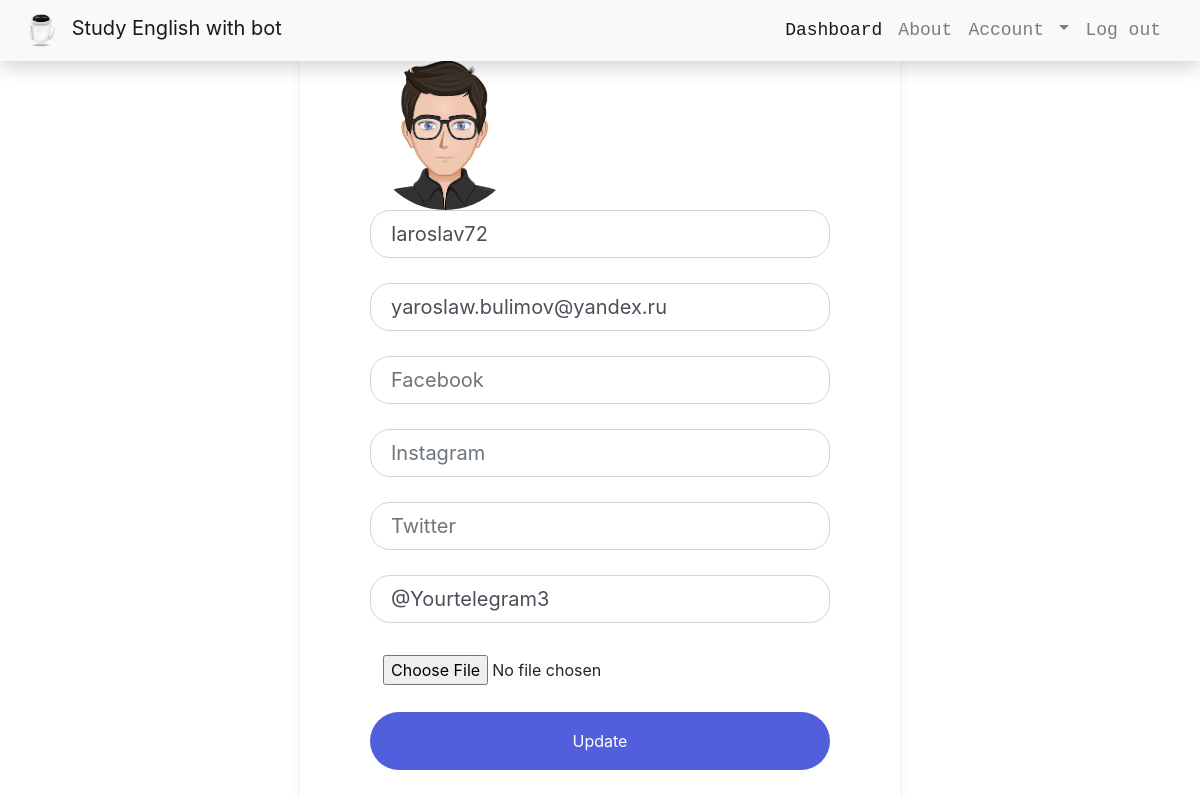
Before: /settings (signed in) with the older database file.
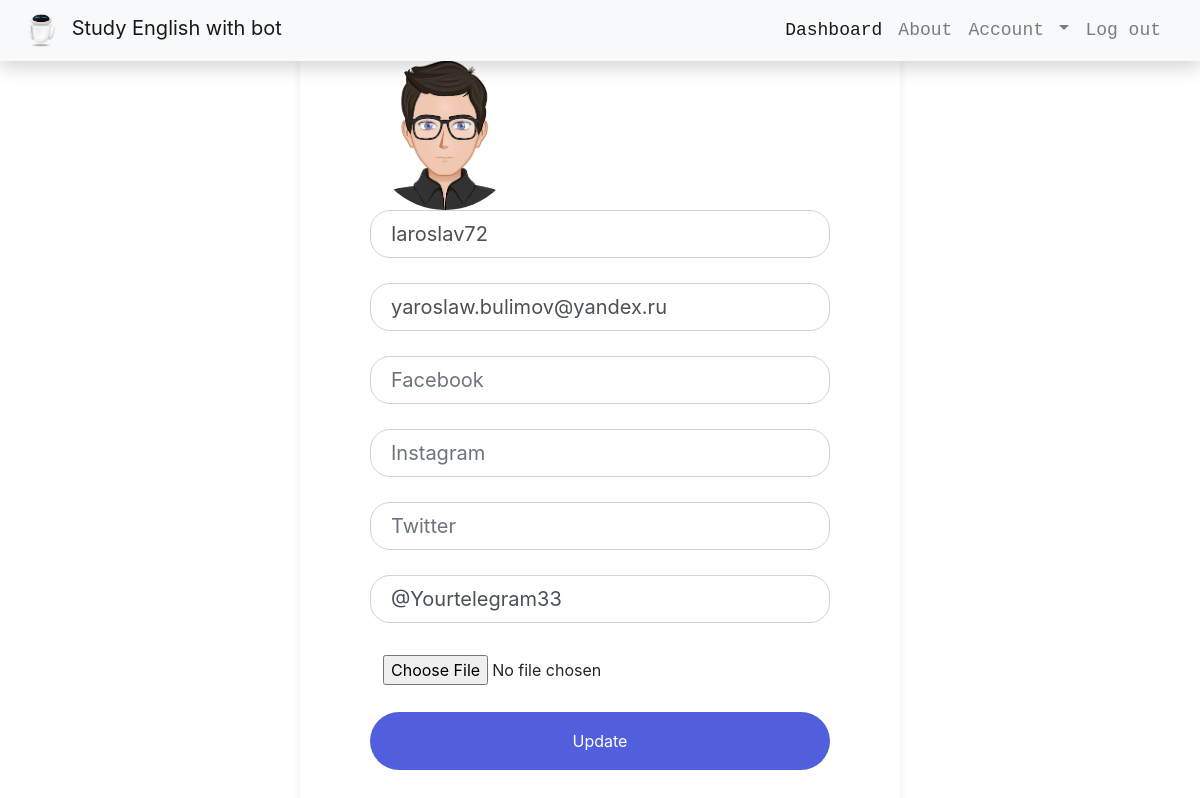
After: the same page with the newer database file.
### app/models.py (models this page shows, shortened)
class User(db.Model, UserMixin):
    id = db.Column(db.Integer, primary_key=True)
    name = db.Column(db.String(20), unique=True, nullable=False)
    email = db.Column(db.String(60), unique=True, nullable=False)
    img_file = db.Column(db.String(20), nullable=False, default="static/default.png")
    password = db.Column(db.String(60), nullable=False)
    words = db.relationship("Words", backref="author", lazy=True)
    instagram = db.Column(db.String(30), nullable=False, default="Your instagram")
    facebook = db.Column(db.String(30), nullable=False, default="Your facebook")
    twitter = db.Column(db.String(30), nullable=False, default="Your twitter")
    telegram_info = db.Column(db.String(30), nullable=False, default="@Yourtelegram")

### app/users/routes.py (the view)
@users.route("/settings", methods=["GET", "POST"])
@login_required
def settings():
    form = UpdateAccountForm()
    if form.validate_on_submit():
        current_user.name = form.name.data
        current_user.email = form.email.data
        current_user.telegram_info = form.telegram_info.data
        current_user.instagram = form.instagram.data
        current_user.twitter = form.twitter.data
        current_user.facebook = form.facebook.data
        db.session.commit()
        flash("Your account has been updated!", "success")
        return redirect(url_for("users.account"))
    elif request.method == "GET":
        form.name.data = current_user.name
        form.email.data = current_user.email
        form.telegram_info.data = current_user.telegram_info
    image_file = current_user.img_file
    return render_template("settings.html", title="Account", image_file=image_file, form=form)

### app/users/forms.py (shortened to what this page needs)
class UpdateAccountForm(FlaskForm):
    name = StringField("Name", validators=[DataRequired(),
                                           Length(min=2, max=20)])
    email = EmailField("Email", validators=[DataRequired()])
    picture = FileField("Update Profile Picture", validators=[FileAllowed(["jpg", "png"])])
    telegram_info = StringField("Telegram", validators=[DataRequired()])
    twitter = StringField("Twitter", validators=[DataRequired()])
    facebook = StringField("Facebook", validators=[DataRequired()])
    instagram = StringField("Instagram", validators=[DataRequired()])
    submit = SubmitField("Update")

### app/models.py (called while the page is built)
@login_manager.user_loader
def load_user(user_id):
    return User.query.get(int(user_id))

### app/templates/settings.html (shortened to what this page needs)
{% extends "layout.html" %}
{% block content %}
<div class="registration-form">
    <form method="POST" enctype="multipart/form-data">
            <img src="{{ image_file }}" alt="Admin" class="rounded-circle" width="150">
        <div class="form-group">
            {% if form.name.errors %}
            {{ form.name(class="form-control form-control-lg item is-invalid") }}
            <div class="invalid-feedback">
                {% for error in form.name.errors %}
                <span>{{ error }}</span>
                {% endfor %}
            </div>
            {% else %}
            {{ form.name(class="form-control form-control-lg item", placeholder="Username") }}
            {% endif %}
        </div>
        <div class="form-group">
            {% if form.email.errors %}
            {{ form.email(class="form-control form-control-lg item is-invalid") }}
            <div class="invalid-feedback">
                {% for error in form.email.errors %}
                <span>{{ error }}</span>
                {% endfor %}
            </div>
            {% else %}
            {{ form.email(class="form-control form-control-lg item", placeholder="Email") }}
            {% endif %}
        </div>
        <div class="form-group">
            {% if form.facebook.errors %}
            {{ form.facebook(class="form-control form-control-lg item is-invalid") }}
            <div class="invalid-feedback">
                {% for error in form.telegram.errors %}
                <span>{{ error }}</span>
                {% endfor %}
            </div>
            {% else %}
            {{ form.facebook(class="form-control form-control-lg item", placeholder="Facebook") }}
            {% endif %}
        </div>
        <div class="form-group">
            {% if form.instagram.errors %}
            {{ form.instagram(class="form-control form-control-lg item is-invalid") }}
            <div class="invalid-feedback">
                {% for error in form.telegram.errors %}
                <span>{{ error }}</span>
                {% endfor %}
            </div>
            {% else %}
            {{ form.instagram(class="form-control form-control-lg item", placeholder="Instagram") }}
            {% endif %}
        </div>
        <div class="form-group">
            {% if form.twitter.errors %}
            {{ form.twitter(class="form-control form-control-lg item is-invalid") }}
            <div class="invalid-feedback">
                {% for error in form.telegram.errors %}
                <span>{{ error }}</span>
                {% endfor %}
            </div>
            {% else %}
            {{ form.twitter(class="form-control form-control-lg item", placeholder="Twitter") }}
            {% endif %}
        </div>
        <div class="form-group">
            {% if form.telegram_info.errors %}
            {{ form.telegram_info(class="form-control form-control-lg item is-invalid") }}
            <div class="invalid-feedback">
                {% for error in form.telegram.errors %}
                <span>{{ error }}</span>
                {% endfor %}
            </div>
            {% else %}
            {{ form.telegram_info(class="form-control form-control-lg item", placeholder="Telegram") }}
            {% endif %}
        </div>
        <div class="form-group">
            {{ form.picture(class="btn btn") }}
        </div>
        <div class="form-group" id="create-account">
            {{ form.submit(class="btn btn-block", style="color: white;") }}
        </div>
    </form>
{% endblock content %}

Changed rows visible on the page:
changed User "Iaroslav72": telegram_info "@Yourtelegram3" → "@Yourtelegram33"
